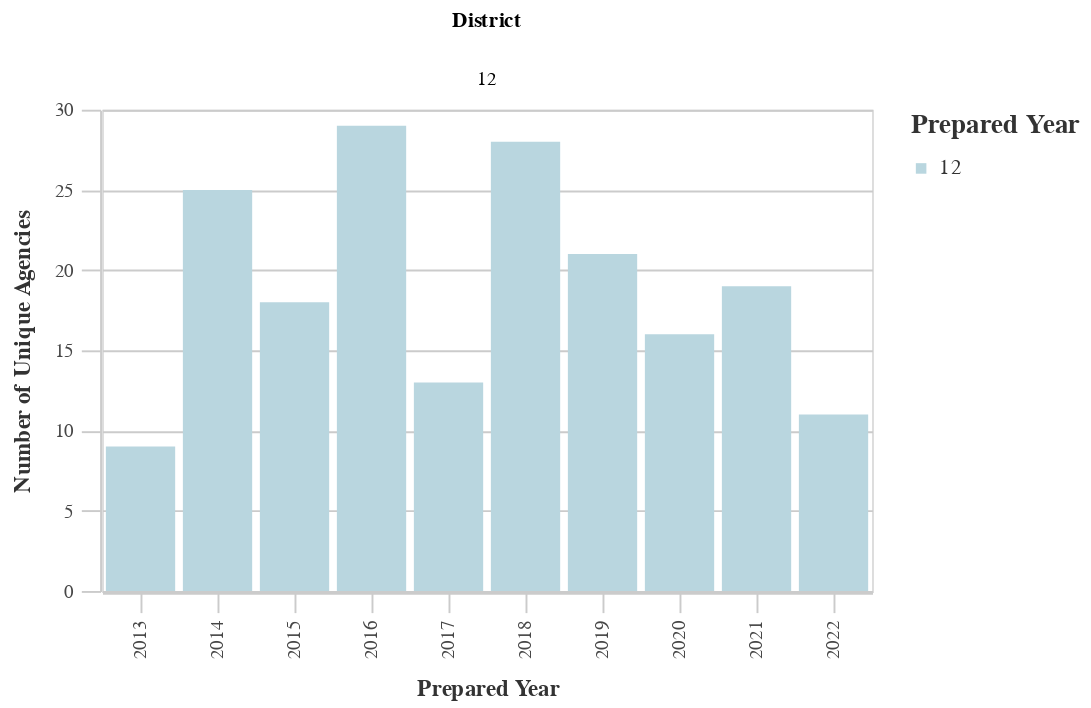

Write notebook code for a chart like this one.
### Markdown cell above
### Number of Unique Agencies by District

### Code cell
# Unique Agencies by Dist
dist_years_agency = ((
        df
        >> group_by(_.prepared_y, _.dist)
        >> summarize(n=_.primary_agency_name.nunique())
        >> arrange(-_.prepared_y)
    )
        .rename(columns={'dist':'District', 'n':'Count'})
    )
chart10 = (alt.Chart(dist_years_agency).mark_bar().encode(
        column='District:N',
        x=alt.X('prepared_y:O', title='Prepared Year'),
        y=alt.Y('Count:Q', title='Number of Unique Agencies'),
        color = alt.Color("District:N", 
                              scale=alt.Scale(
                                  range=altair_utils.CALITP_SEQUENTIAL_COLORS),  
                               legend=alt.Legend(title="Prepared Year")
                              )))
                              
chart10 = styleguide.preset_chart_config(chart10)
chart10 = _dla_utils_reports.add_tooltip(chart10, 'prepared_y', 'Count')

display(chart10)

### Figure 1 — Vega-Lite specification as saved in the notebook (floating-point values rounded to 4 significant figures)
{"config": {"view": {"continuousWidth": 400, "continuousHeight": 300}, "axis": {"domainColor": "#cbcbcb", "grid": true, "gridColor": "#cbcbcb", "gridWidth": 1, "labelColor": "#474747", "labelFont": "Nunito Sans", "labelFontSize": 10, "labelPadding": 4, "tickColor": "#cbcbcb", "tickSize": 10, "titleColor": "#333", "titleFont": "Raleway", "titleFontSize": 12, "titlePadding": 10}, "axisBand": {"grid": false}, "background": "white", "font": "Raleway", "header": {"labelFont": "Nunito Sans", "titleFont": "Raleway"}, "legend": {"labelColor": "#333", "labelFont": "Nunito Sans", "labelFontSize": 11, "labelLimit": 0, "padding": 1, "symbolSize": 30, "symbolType": "square", "titleColor": "#333", "titleFont": "Raleway", "titleFontSize": 14, "titlePadding": 10}, "title": {"anchor": "middle", "font": "Raleway", "fontSize": 18, "fontWeight": 300, "offset": 20}}, "data": {"name": "data-4d5e7d64e7482f2249a8f705826190ff"}, "mark": "bar", "encoding": {"color": {"field": "District", "legend": {"title": "Prepared Year"}, "scale": {"range": ["#B9D6DF", "#8CBCCB", "#2EA8CE", "#136C97", "#0B405B"]}, "type": "nominal"}, "column": {"field": "District", "type": "nominal"}, "tooltip": [{"field": "prepared_y", "type": "quantitative"}, {"field": "Count", "type": "quantitative"}], "x": {"field": "prepared_y", "title": "Prepared Year", "type": "ordinal"}, "y": {"field": "Count", "title": "Number of Unique Agencies", "type": "quantitative"}}, "height": 250, "width": 400, "$schema": "https://vega.github.io/schema/vega-lite/v4.17.0.json", "datasets": {"data-4d5e7d64e7482f2249a8f705826190ff": [{"prepared_y": 2022.0, "District": 12, "Count": 11}, {"prepared_y": 2021.0, "District": 12, "Count": 19}, {"prepared_y": 2020.0, "District": 12, "Count": 16}, {"prepared_y": 2019.0, "District": 12, "Count": 21}, {"prepared_y": 2018.0, "District": 12, "Count": 28}, {"prepared_y": 2017.0, "District": 12, "Count": 13}, {"prepared_y": 2016.0, "District": 12, "Count": 29}, {"prepared_y": 2015.0, "District": 12, "Count": 18}, {"prepared_y": 2014.0, "District": 12, "Count": 25}, {"prepared_y": 2013.0, "District": 12, "Count": 9}]}}
